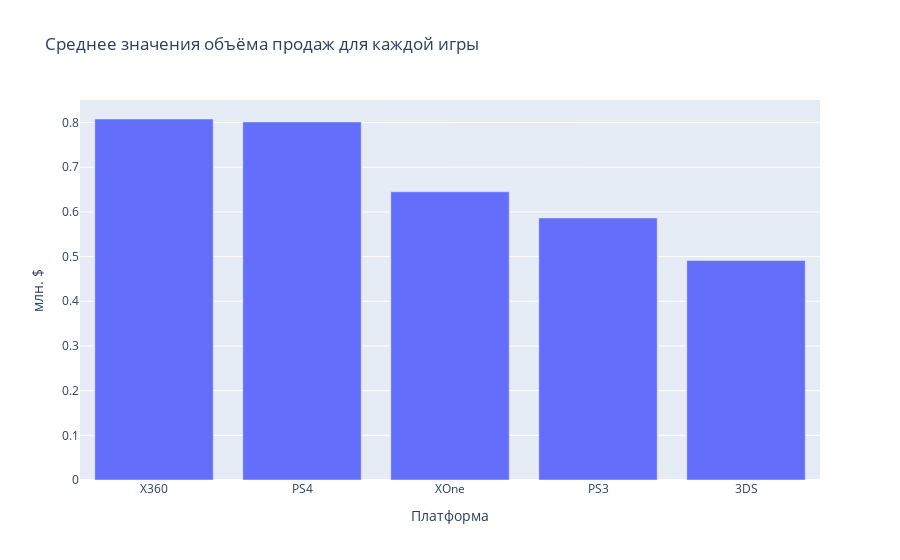

The notebook cell this image was saved under:
### Markdown cell above
Посчитаем среднее значения объёма продаж для каждой игры на лидирующих платформах за актуальный период:

### Code cell
# <создадим датафрейм отражающий среднее значения объёма продаж для каждой игры на лидирующих платформах ,>
# <и построим гистограмму с помощью пакета plotly>
top5_platform_fresh_data = top5_platform_fresh_data.groupby('platform')[['sum_sales']].mean()

top5_platform_fresh_data.columns = ['sum_sales']
top5_platform_fresh_data.sort_values('sum_sales', ascending=False, inplace=True)

trace = go.Bar(
    x=top5_platform_fresh_data.index,
    y=top5_platform_fresh_data.sum_sales,
    name='sum_sales'
)
data = [trace]
layout = {'title': 'Среднее значения объёма продаж для каждой игры', 'yaxis': {'title': 'млн. $'},'xaxis': {'title': 'Платформа'}}
fig = go.Figure(data=data, layout=layout)
iplot(fig, show_link=False)

### Figure 1 — Plotly figure (JSON) as saved in the notebook; plotly's stock layout.template omitted (floating-point values rounded to 4 significant figures)
{"data": [{"name": "sum_sales", "type": "bar", "x": ["X360", "PS4", "XOne", "PS3", "3DS"], "y": [0.8079, 0.8014, 0.645, 0.5865, 0.4912]}], "layout": {"title": {"text": "Среднее значения объёма продаж для каждой игры"}, "xaxis": {"title": {"text": "Платформа"}}, "yaxis": {"title": {"text": "млн. $"}}}}
